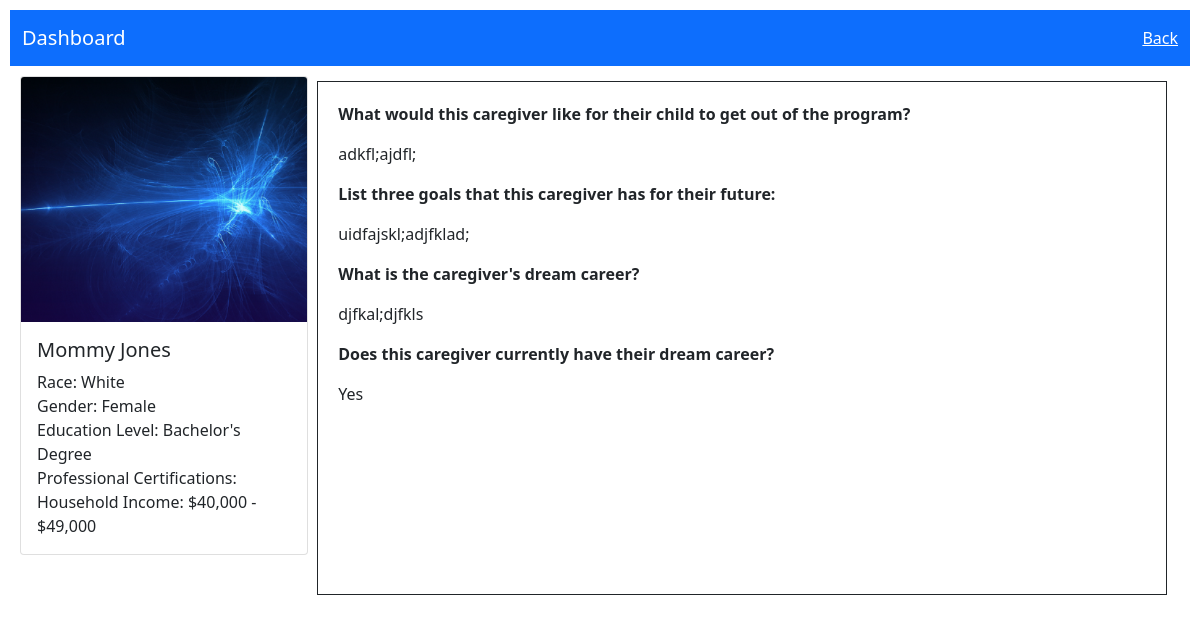
The page /survey/1/1/caregiver_survey on the database its author committed.
### enroll_app/models.py (models this page shows)
class Caregiver(models.Model):
    name = models.CharField(max_length = 255)
    kids = models.ManyToManyField(Participant, related_name="caregivers")
    email = models.CharField(max_length = 255)
    phone = models.IntegerField()
    relationship = models.CharField(max_length = 60)
    created_at = models.DateTimeField(auto_now_add = True)
    updated_at = models.DateTimeField(auto_now = True)
    objects = CaregiverManager()

### survey_app/models.py (models this page shows)
class CaregiverDemographicsSurvey(models.Model):
    INCOME_LEVEL1 = "1"
    INCOME_LEVEL2 = "2"
    INCOME_LEVEL3 = "3"
    INCOME_LEVEL4 = "4"
    INCOME_LEVEL5 = "5"
    INCOME_LEVEL6 = "6"
    INCOME_LEVEL7 = "7"
    INCOME_LEVEL8 = "8"
    INCOME = (
        (INCOME_LEVEL1, "Less than $10,000"),
        (INCOME_LEVEL2, "$10,000 - $19,000"),
        (INCOME_LEVEL3, "$20,000 - $29,000"),
        (INCOME_LEVEL4, "$30,000 - $39,000"),
        (INCOME_LEVEL5, "$40,000 - $49,000"),
        (INCOME_LEVEL6, "$50,000 - $75,000"),
        (INCOME_LEVEL7, "$75,000 - $100,000"),
        (INCOME_LEVEL8, "$100,000 or More")
    )
    subject_caregiver = models.ForeignKey(Caregiver, related_name = "caregiver_targets", on_delete = models.CASCADE)
    caregiver_race = models.CharField(max_length = 50)
    caregiver_gender = models.CharField(max_length = 50)
    education_level = models.CharField(max_length = 50)
    professional_certs = models.TextField(blank=True)
    household_income = models.CharField(max_length = 60, choices = INCOME)
    created_at = models.DateTimeField(auto_now_add = True)
    updated_at = models.DateTimeField(auto_now = True)
    objects = CaregiverDemographicsManager()

class CaregiverInterestSurvey(models.Model):
    caregiver_subject = models.ForeignKey(Caregiver, related_name = "caregiver_interest_survey", on_delete = models.CASCADE)
    caregiver_expectation = models.TextField()
    caregiver_goals = models.TextField()
    caregiver_dream_career = models.TextField()
    career = models.CharField(max_length = 3)
    created_at = models.DateTimeField(auto_now_add = True)
    updated_at = models.DateTimeField(auto_now = True)
    objects = CaregiverInterestManager()

### survey_app/views.py (the view)
# urls.py: path('<int:participant_id>/<int:caregiver_id>/caregiver_survey', views.caregiver_survey_page),
def caregiver_survey_page(request, participant_id, caregiver_id):
    caregiver_demographics = CaregiverDemographicsSurvey.objects.get(subject_caregiver_id=caregiver_id)
    context = {
        "participant":Participant.objects.get(id=participant_id),
        "caregiver": Caregiver.objects.get(id=caregiver_id),
        "caregiver_demographics": CaregiverDemographicsSurvey.objects.get(subject_caregiver_id=caregiver_id)
    }
    return render(request, "caregiver_survey_page.html", context)

### survey_app/templates/caregiver_survey_page.html (shortened to what this page needs)
<!DOCTYPE html>
{% load static %}
<link rel="stylesheet" type="text/css" href="{% static 'survey_app/css/bootstrap.css' %}">
<link rel="stylesheet" type="text/css" href="{% static 'css/style2.css' %}">
<html lang="en">
<head>
</head>
<body>
    <nav class="navbar navbar-light bg-primary">
        <div class="container-fluid">
            <a class="navbar-brand" href="/dashboard">Dashboard</a>
            <a id="rightlink" href="/participant/{{participant.id}}/profile">Back</a>
        </div>
    </nav>
    <div class="main">
        <div id="demos">
            <div class="card" style="width: 18rem;">
                    <img src="/static/survey_app/img/firstcare.png" class="card-img-top" alt="profile picture">
                <div class="card-body">
                    <h5 class="card-title">{{caregiver.name}}</h5>
                    <p class="card-text">
                        Race: {{caregiver_demographics.caregiver_race}}<br>
                        Gender: {{caregiver_demographics.caregiver_gender}}<br>
                        Education Level: {{caregiver_demographics.education_level}}<br>
                        Professional Certifications: {{caregiver_demographics.professional_certs}}<br>
                        Household Income: {{caregiver_demographics.get_household_income_display}}
                    </p>
                </div>
            </div>
        </div>
        <div id="dreams">
            {% for caregiver in caregiver.caregiver_interest_survey.all %}
                <p><b>What would this caregiver like for their child to get out of the program?</b></p>
                <p>{{caregiver.caregiver_expectation}}</p>
                <p><b>List three goals that this caregiver has for their future:</b></p>
                <p>{{caregiver.caregiver_goals}}</p>
                <p><b>What is the caregiver's dream career?</b></p>
                <p>{{caregiver.caregiver_dream_career}}</p>
                <p><b>Does this caregiver currently have their dream career?</b></p>
                <p>{{caregiver.career}}</p>
            {% endfor %}
        </div>
    </div>
</body>
</html>

### survey_app/static/css/style2.css (style rules this page uses)
body { margin: 0px; padding: 10px; }
.navbar-light .navbar-brand { color: white; }
a#rightlink { justify-content: space-between; color: white; }
.main { margin: 0px; padding: 10px; }
div#demos { display: inline-block; vertical-align: top; }
div#dreams { width: 850px; height: 514px; margin: 5px; padding: 20px; border-style: solid; border-width: 1px; display: inline-block; }

### rows shown on the page
Caregiver: name "Mommy Jones"
CaregiverDemographicsSurvey: caregiver_race "White", caregiver_gender "Female", education_level "Bachelor's Degree", household_income "$40,000 - $49,000"
CaregiverInterestSurvey: caregiver_expectation "adkfl;ajdfl;", caregiver_goals "uidfajskl;adjfklad;", caregiver_dream_career "djfkal;djfkls", career "Yes"
